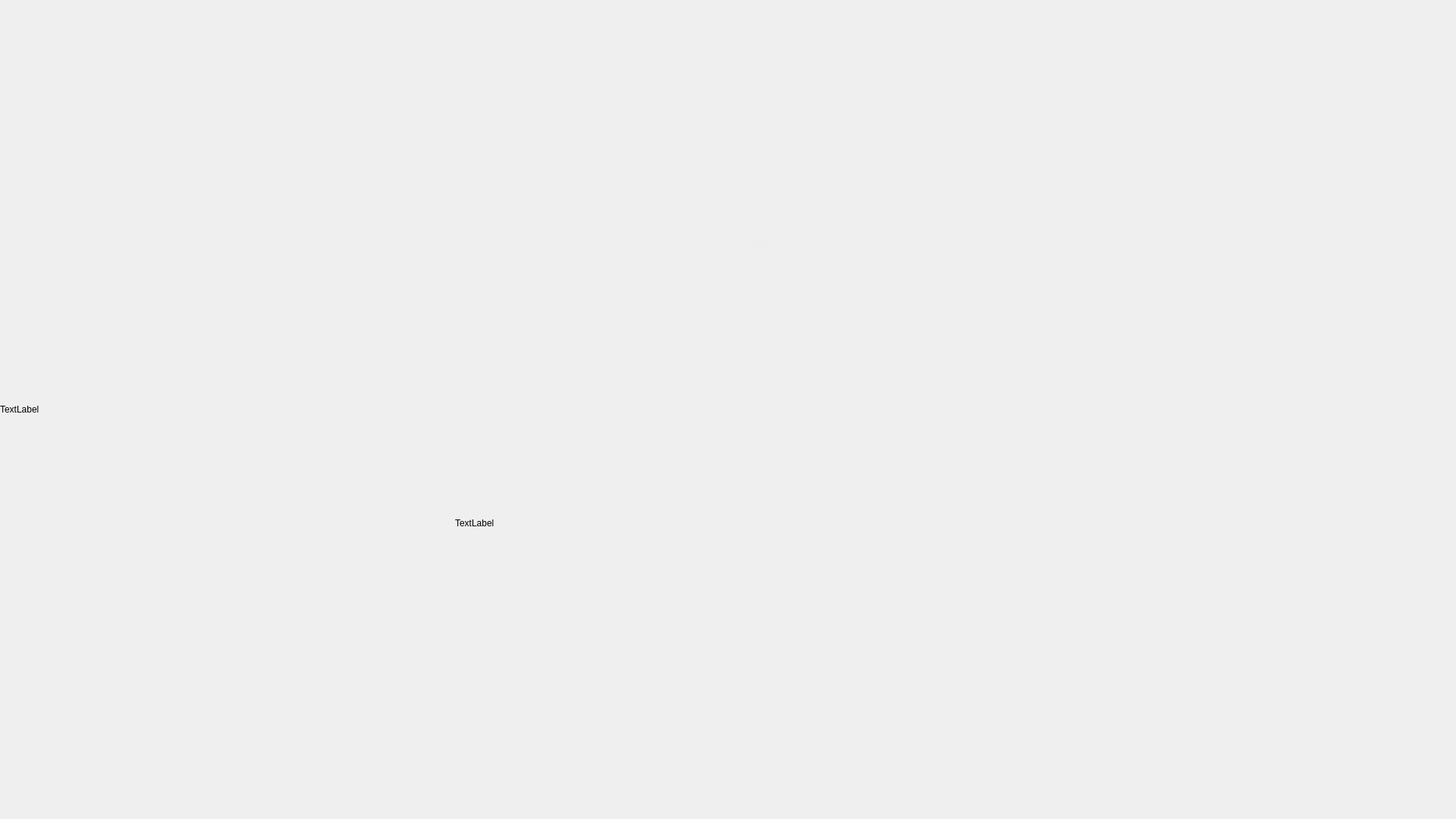
<?xml version="1.0" encoding="UTF-8"?>
<ui version="4.0">
 <class>LoadingScreen</class>
 <widget class="QWidget" name="LoadingScreen">
  <property name="geometry">
   <rect>
    <x>0</x>
    <y>0</y>
    <width>1920</width>
    <height>1080</height>
   </rect>
  </property>
  <property name="minimumSize">
   <size>
    <width>1920</width>
    <height>1080</height>
   </size>
  </property>
  <property name="maximumSize">
   <size>
    <width>1920</width>
    <height>1080</height>
   </size>
  </property>
  <property name="windowTitle">
   <string>Form</string>
  </property>
  <widget class="QLabel" name="picLabel">
   <property name="geometry">
    <rect>
     <x>0</x>
     <y>0</y>
     <width>1920</width>
     <height>1080</height>
    </rect>
   </property>
   <property name="text">
    <string>TextLabel</string>
   </property>
  </widget>
  <widget class="QLabel" name="label">
   <property name="geometry">
    <rect>
     <x>406</x>
     <y>216</y>
     <width>1111</width>
     <height>211</height>
    </rect>
   </property>
   <property name="styleSheet">
    <string notr="true">font: 75 italic 45pt &quot;Vemana2000&quot;;
color: rgb(238, 238, 236);</string>
   </property>
   <property name="text">
    <string>Warte auf anderen Spieler...</string>
   </property>
   <property name="alignment">
    <set>Qt::AlignCenter</set>
   </property>
  </widget>
  <widget class="QLabel" name="gifLabel">
   <property name="geometry">
    <rect>
     <x>600</x>
     <y>330</y>
     <width>720</width>
     <height>720</height>
    </rect>
   </property>
   <property name="text">
    <string>TextLabel</string>
   </property>
  </widget>
 </widget>
 <resources/>
 <connections/>
</ui>
